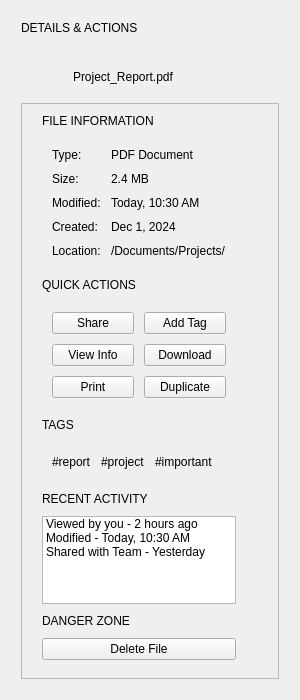
<?xml version="1.0" encoding="UTF-8"?>
<ui version="4.0">
 <class>CustomComponent</class>
 <widget class="QCustomComponent" name="CustomComponent">
  <property name="geometry">
   <rect>
    <x>0</x>
    <y>0</y>
    <width>300</width>
    <height>700</height>
   </rect>
  </property>
  <property name="windowTitle">
   <string>CustomComponent</string>
  </property>
  <layout class="QVBoxLayout" name="verticalLayout">
   <item>
    <widget class="QCustomHamburgerMenu" name="rightHamburgerMenu">
     <property name="acrylicEnabled" stdset="0">
      <bool>true</bool>
     </property>
     <property name="acrylicBlurRadius" stdset="0">
      <number>2</number>
     </property>
     <property name="position" stdset="0">
      <string>Right</string>
     </property>
     <property name="menuWidth" stdset="0">
      <number>800</number>
     </property>
     <property name="menuHeight" stdset="0">
      <number>599</number>
     </property>
     <property name="sizeWrap" stdset="0">
      <bool>true</bool>
     </property>
     <property name="center" stdset="0">
      <bool>true</bool>
     </property>
     <property name="toggleButtonName" stdset="0">
      <string>BtnRightSideDrawer</string>
     </property>
     <layout class="QVBoxLayout" name="verticalLayout_3">
      <property name="spacing">
       <number>10</number>
      </property>
      <property name="leftMargin">
       <number>10</number>
      </property>
      <property name="topMargin">
       <number>10</number>
      </property>
      <property name="rightMargin">
       <number>10</number>
      </property>
      <property name="bottomMargin">
       <number>10</number>
      </property>
      <item>
       <widget class="QWidget" name="rightDrawerWidget" native="true">
        <layout class="QVBoxLayout" name="verticalLayout_2">
         <property name="spacing">
          <number>0</number>
         </property>
         <property name="leftMargin">
          <number>0</number>
         </property>
         <property name="topMargin">
          <number>0</number>
         </property>
         <property name="rightMargin">
          <number>0</number>
         </property>
         <property name="bottomMargin">
          <number>0</number>
         </property>
         <item alignment="Qt::AlignmentFlag::AlignTop">
          <widget class="QWidget" name="headerSection" native="true">
           <layout class="QVBoxLayout" name="verticalLayout_4">
            <property name="spacing">
             <number>8</number>
            </property>
            <property name="leftMargin">
             <number>0</number>
            </property>
            <property name="topMargin">
             <number>0</number>
            </property>
            <property name="rightMargin">
             <number>0</number>
            </property>
            <property name="bottomMargin">
             <number>0</number>
            </property>
            <item>
             <widget class="QLabel" name="detailsHeaderLabel">
              <property name="text">
               <string>DETAILS &amp; ACTIONS</string>
              </property>
             </widget>
            </item>
            <item>
             <widget class="QCustomHorizontalSeparator" name="customHorizontalSeparator"/>
            </item>
            <item alignment="Qt::AlignmentFlag::AlignTop">
             <widget class="QWidget" name="selectedItemCard" native="true">
              <layout class="QHBoxLayout" name="horizontalLayout">
               <property name="spacing">
                <number>10</number>
               </property>
               <property name="leftMargin">
                <number>10</number>
               </property>
               <property name="topMargin">
                <number>10</number>
               </property>
               <property name="rightMargin">
                <number>10</number>
               </property>
               <property name="bottomMargin">
                <number>10</number>
               </property>
               <item>
                <widget class="QLabel" name="fileIconLabel">
                 <property name="minimumSize">
                  <size>
                   <width>32</width>
                   <height>32</height>
                  </size>
                 </property>
                 <property name="maximumSize">
                  <size>
                   <width>32</width>
                   <height>32</height>
                  </size>
                 </property>
                 <property name="text">
                  <string/>
                 </property>
                 <property name="pixmap">
                  <pixmap resource="../Qss/icons/_icons.qrc">:/material_design/icons/material_design/description.png</pixmap>
                 </property>
                 <property name="scaledContents">
                  <bool>true</bool>
                 </property>
                </widget>
               </item>
               <item alignment="Qt::AlignmentFlag::AlignVCenter">
                <widget class="QLabel" name="selectedItemLabel">
                 <property name="text">
                  <string>Project_Report.pdf</string>
                 </property>
                 <property name="alignment">
                  <set>Qt::AlignmentFlag::AlignLeading|Qt::AlignmentFlag::AlignLeft|Qt::AlignmentFlag::AlignVCenter</set>
                 </property>
                </widget>
               </item>
              </layout>
             </widget>
            </item>
           </layout>
          </widget>
         </item>
         <item>
          <widget class="QScrollArea" name="scrollArea">
           <property name="verticalScrollBarPolicy">
            <enum>Qt::ScrollBarPolicy::ScrollBarAsNeeded</enum>
           </property>
           <property name="horizontalScrollBarPolicy">
            <enum>Qt::ScrollBarPolicy::ScrollBarAlwaysOff</enum>
           </property>
           <property name="widgetResizable">
            <bool>true</bool>
           </property>
           <widget class="QWidget" name="scrollAreaWidgetContents">
            <property name="geometry">
             <rect>
              <x>0</x>
              <y>-36</y>
              <width>357</width>
              <height>693</height>
             </rect>
            </property>
            <layout class="QVBoxLayout" name="verticalLayout_5">
             <property name="spacing">
              <number>10</number>
             </property>
             <property name="leftMargin">
              <number>10</number>
             </property>
             <property name="topMargin">
              <number>10</number>
             </property>
             <property name="rightMargin">
              <number>50</number>
             </property>
             <property name="bottomMargin">
              <number>10</number>
             </property>
             <item>
              <widget class="QWidget" name="infoSection" native="true">
               <layout class="QVBoxLayout" name="verticalLayout_6">
                <property name="spacing">
                 <number>10</number>
                </property>
                <property name="leftMargin">
                 <number>10</number>
                </property>
                <property name="topMargin">
                 <number>0</number>
                </property>
                <property name="rightMargin">
                 <number>10</number>
                </property>
                <property name="bottomMargin">
                 <number>0</number>
                </property>
                <item>
                 <widget class="QLabel" name="infoSectionLabel">
                  <property name="text">
                   <string>FILE INFORMATION</string>
                  </property>
                 </widget>
                </item>
                <item>
                 <widget class="QWidget" name="infoCard" native="true">
                  <layout class="QGridLayout" name="gridLayout">
                   <property name="leftMargin">
                    <number>10</number>
                   </property>
                   <property name="topMargin">
                    <number>10</number>
                   </property>
                   <property name="rightMargin">
                    <number>10</number>
                   </property>
                   <property name="bottomMargin">
                    <number>10</number>
                   </property>
                   <property name="spacing">
                    <number>10</number>
                   </property>
                   <item row="0" column="0">
                    <widget class="QLabel" name="typeLabel">
                     <property name="text">
                      <string>Type:</string>
                     </property>
                    </widget>
                   </item>
                   <item row="0" column="1">
                    <widget class="QLabel" name="typeValue">
                     <property name="text">
                      <string>PDF Document</string>
                     </property>
                    </widget>
                   </item>
                   <item row="1" column="0">
                    <widget class="QLabel" name="sizeLabel">
                     <property name="text">
                      <string>Size:</string>
                     </property>
                    </widget>
                   </item>
                   <item row="1" column="1">
                    <widget class="QLabel" name="sizeValue">
                     <property name="text">
                      <string>2.4 MB</string>
                     </property>
                    </widget>
                   </item>
                   <item row="2" column="0">
                    <widget class="QLabel" name="modifiedLabel">
                     <property name="text">
                      <string>Modified:</string>
                     </property>
                    </widget>
                   </item>
                   <item row="2" column="1">
                    <widget class="QLabel" name="modifiedValue">
                     <property name="text">
                      <string>Today, 10:30 AM</string>
                     </property>
                    </widget>
                   </item>
                   <item row="3" column="0">
                    <widget class="QLabel" name="createdLabel">
                     <property name="text">
                      <string>Created:</string>
                     </property>
                    </widget>
                   </item>
                   <item row="3" column="1">
                    <widget class="QLabel" name="createdValue">
                     <property name="text">
                      <string>Dec 1, 2024</string>
                     </property>
                    </widget>
                   </item>
                   <item row="4" column="0">
                    <widget class="QLabel" name="locationLabel">
                     <property name="text">
                      <string>Location:</string>
                     </property>
                    </widget>
                   </item>
                   <item row="4" column="1">
                    <widget class="QLabel" name="locationValue">
                     <property name="text">
                      <string>/Documents/Projects/</string>
                     </property>
                    </widget>
                   </item>
                  </layout>
                 </widget>
                </item>
               </layout>
              </widget>
             </item>
             <item>
              <widget class="QWidget" name="quickActionsSection" native="true">
               <layout class="QVBoxLayout" name="verticalLayout_7">
                <property name="spacing">
                 <number>10</number>
                </property>
                <property name="leftMargin">
                 <number>10</number>
                </property>
                <property name="topMargin">
                 <number>0</number>
                </property>
                <property name="rightMargin">
                 <number>10</number>
                </property>
                <property name="bottomMargin">
                 <number>0</number>
                </property>
                <item>
                 <widget class="QLabel" name="actionsLabel">
                  <property name="text">
                   <string>QUICK ACTIONS</string>
                  </property>
                 </widget>
                </item>
                <item>
                 <widget class="QWidget" name="actionsGridWidget" native="true">
                  <layout class="QGridLayout" name="gridLayout_2">
                   <property name="leftMargin">
                    <number>10</number>
                   </property>
                   <property name="topMargin">
                    <number>10</number>
                   </property>
                   <property name="rightMargin">
                    <number>10</number>
                   </property>
                   <property name="bottomMargin">
                    <number>10</number>
                   </property>
                   <property name="spacing">
                    <number>10</number>
                   </property>
                   <item row="0" column="0">
                    <widget class="QPushButton" name="shareBtn">
                     <property name="text">
                      <string>Share</string>
                     </property>
                     <property name="icon">
                      <iconset resource="../Qss/icons/_icons.qrc">
                       <normaloff>:/material_design/icons/material_design/share.png</normaloff>:/material_design/icons/material_design/share.png</iconset>
                     </property>
                    </widget>
                   </item>
                   <item row="0" column="1">
                    <widget class="QPushButton" name="tagBtn">
                     <property name="text">
                      <string>Add Tag</string>
                     </property>
                     <property name="icon">
                      <iconset resource="../Qss/icons/_icons.qrc">
                       <normaloff>:/material_design/icons/material_design/tag.png</normaloff>:/material_design/icons/material_design/tag.png</iconset>
                     </property>
                    </widget>
                   </item>
                   <item row="1" column="0">
                    <widget class="QPushButton" name="infoBtn">
                     <property name="text">
                      <string>View Info</string>
                     </property>
                     <property name="icon">
                      <iconset resource="../Qss/icons/_icons.qrc">
                       <normaloff>:/material_design/icons/material_design/info.png</normaloff>:/material_design/icons/material_design/info.png</iconset>
                     </property>
                    </widget>
                   </item>
                   <item row="1" column="1">
                    <widget class="QPushButton" name="downloadBtn">
                     <property name="text">
                      <string>Download</string>
                     </property>
                     <property name="icon">
                      <iconset resource="../Qss/icons/_icons.qrc">
                       <normaloff>:/material_design/icons/material_design/file_download.png</normaloff>:/material_design/icons/material_design/file_download.png</iconset>
                     </property>
                    </widget>
                   </item>
                   <item row="2" column="0">
                    <widget class="QPushButton" name="printBtn">
                     <property name="text">
                      <string>Print</string>
                     </property>
                     <property name="icon">
                      <iconset resource="../Qss/icons/_icons.qrc">
                       <normaloff>:/material_design/icons/material_design/print.png</normaloff>:/material_design/icons/material_design/print.png</iconset>
                     </property>
                    </widget>
                   </item>
                   <item row="2" column="1">
                    <widget class="QPushButton" name="duplicateBtn">
                     <property name="text">
                      <string>Duplicate</string>
                     </property>
                     <property name="icon">
                      <iconset resource="../Qss/icons/_icons.qrc">
                       <normaloff>:/material_design/icons/material_design/content_copy.png</normaloff>:/material_design/icons/material_design/content_copy.png</iconset>
                     </property>
                    </widget>
                   </item>
                  </layout>
                 </widget>
                </item>
               </layout>
              </widget>
             </item>
             <item>
              <widget class="QWidget" name="tagsSection" native="true">
               <layout class="QVBoxLayout" name="verticalLayout_8">
                <property name="spacing">
                 <number>10</number>
                </property>
                <property name="leftMargin">
                 <number>10</number>
                </property>
                <property name="topMargin">
                 <number>0</number>
                </property>
                <property name="rightMargin">
                 <number>10</number>
                </property>
                <property name="bottomMargin">
                 <number>0</number>
                </property>
                <item>
                 <widget class="QLabel" name="tagsLabel">
                  <property name="text">
                   <string>TAGS</string>
                  </property>
                 </widget>
                </item>
                <item>
                 <widget class="QWidget" name="tagsCard" native="true">
                  <layout class="QHBoxLayout" name="horizontalLayout_2">
                   <property name="spacing">
                    <number>10</number>
                   </property>
                   <property name="leftMargin">
                    <number>10</number>
                   </property>
                   <property name="topMargin">
                    <number>10</number>
                   </property>
                   <property name="rightMargin">
                    <number>10</number>
                   </property>
                   <property name="bottomMargin">
                    <number>10</number>
                   </property>
                   <item>
                    <widget class="QLabel" name="tag1">
                     <property name="text">
                      <string>#report</string>
                     </property>
                    </widget>
                   </item>
                   <item>
                    <widget class="QLabel" name="tag2">
                     <property name="text">
                      <string>#project</string>
                     </property>
                    </widget>
                   </item>
                   <item>
                    <widget class="QLabel" name="tag3">
                     <property name="text">
                      <string>#important</string>
                     </property>
                    </widget>
                   </item>
                   <item>
                    <spacer name="horizontalSpacer">
                     <property name="orientation">
                      <enum>Qt::Orientation::Horizontal</enum>
                     </property>
                     <property name="sizeHint" stdset="0">
                      <size>
                       <width>40</width>
                       <height>20</height>
                      </size>
                     </property>
                    </spacer>
                   </item>
                  </layout>
                 </widget>
                </item>
               </layout>
              </widget>
             </item>
             <item>
              <widget class="QWidget" name="activitySection" native="true">
               <layout class="QVBoxLayout" name="verticalLayout_9">
                <property name="spacing">
                 <number>10</number>
                </property>
                <property name="leftMargin">
                 <number>10</number>
                </property>
                <property name="topMargin">
                 <number>0</number>
                </property>
                <property name="rightMargin">
                 <number>10</number>
                </property>
                <property name="bottomMargin">
                 <number>0</number>
                </property>
                <item>
                 <widget class="QLabel" name="activityLabel">
                  <property name="text">
                   <string>RECENT ACTIVITY</string>
                  </property>
                 </widget>
                </item>
                <item>
                 <widget class="QListWidget" name="activityList">
                  <property name="maximumSize">
                   <size>
                    <width>16777215</width>
                    <height>120</height>
                   </size>
                  </property>
                  <item>
                   <property name="text">
                    <string>Viewed by you - 2 hours ago</string>
                   </property>
                   <property name="icon">
                    <iconset resource="../Qss/icons/_icons.qrc">
                     <normaloff>:/material_design/icons/material_design/visibility.png</normaloff>:/material_design/icons/material_design/visibility.png</iconset>
                   </property>
                  </item>
                  <item>
                   <property name="text">
                    <string>Modified - Today, 10:30 AM</string>
                   </property>
                   <property name="icon">
                    <iconset resource="../Qss/icons/_icons.qrc">
                     <normaloff>:/material_design/icons/material_design/edit.png</normaloff>:/material_design/icons/material_design/edit.png</iconset>
                   </property>
                  </item>
                  <item>
                   <property name="text">
                    <string>Shared with Team - Yesterday</string>
                   </property>
                   <property name="icon">
                    <iconset resource="../Qss/icons/_icons.qrc">
                     <normaloff>:/material_design/icons/material_design/group.png</normaloff>:/material_design/icons/material_design/group.png</iconset>
                   </property>
                  </item>
                 </widget>
                </item>
               </layout>
              </widget>
             </item>
             <item>
              <widget class="QWidget" name="dangerSection" native="true">
               <layout class="QVBoxLayout" name="verticalLayout_10">
                <property name="spacing">
                 <number>10</number>
                </property>
                <property name="leftMargin">
                 <number>10</number>
                </property>
                <property name="topMargin">
                 <number>0</number>
                </property>
                <property name="rightMargin">
                 <number>10</number>
                </property>
                <property name="bottomMargin">
                 <number>0</number>
                </property>
                <item>
                 <widget class="QLabel" name="dangerLabel">
                  <property name="text">
                   <string>DANGER ZONE</string>
                  </property>
                 </widget>
                </item>
                <item>
                 <widget class="QPushButton" name="deleteBtn">
                  <property name="text">
                   <string>Delete File</string>
                  </property>
                  <property name="icon">
                   <iconset resource="../Qss/icons/_icons.qrc">
                    <normaloff>:/material_design/icons/material_design/delete.png</normaloff>:/material_design/icons/material_design/delete.png</iconset>
                  </property>
                 </widget>
                </item>
               </layout>
              </widget>
             </item>
             <item>
              <spacer name="verticalSpacer">
               <property name="orientation">
                <enum>Qt::Orientation::Vertical</enum>
               </property>
               <property name="sizeHint" stdset="0">
                <size>
                 <width>20</width>
                 <height>40</height>
                </size>
               </property>
              </spacer>
             </item>
            </layout>
           </widget>
          </widget>
         </item>
        </layout>
       </widget>
      </item>
     </layout>
    </widget>
   </item>
  </layout>
 </widget>
 <customwidgets>
  <customwidget>
   <class>QCustomHamburgerMenu</class>
   <extends>QWidget</extends>
   <header>Custom_Widgets.QCustomHamburgerMenu</header>
   <container>1</container>
  </customwidget>
  <customwidget>
   <class>QCustomHorizontalSeparator</class>
   <extends>QWidget</extends>
   <header>Custom_Widgets.QCustomHorizontalSeparator</header>
  </customwidget>
  <customwidget>
   <class>QCustomComponent</class>
   <extends>QWidget</extends>
   <header>Custom_Widgets.QCustomComponent</header>
   <container>1</container>
  </customwidget>
 </customwidgets>
 <resources>
  <include location="../Qss/icons/_icons.qrc"/>
 </resources>
 <connections/>
</ui>
